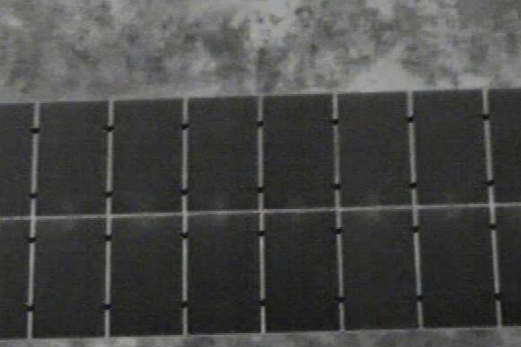
#> input picture christian/Img/Panels.png, 521 x 347 px
$ python Panels_Canny.py
#> lines starting #> are read from the running program, lines starting #| are printed output that depends on the picture; after the words box and inside, x2 and y2 are one past the last pixel; in counts of white or black regions, pixels touching at a corner belong together
import cv2
import numpy as np
import matplotlib.pyplot as plt


image = cv2.imread('./Img/Panels.png', cv2.IMREAD_GRAYSCALE)
#> image: shape (347, 521); min 0, max 167, mean 71.1
threshold, binary_image = cv2.threshold(image, 0, 255, cv2.THRESH_BINARY_INV + cv2.THRESH_OTSU)
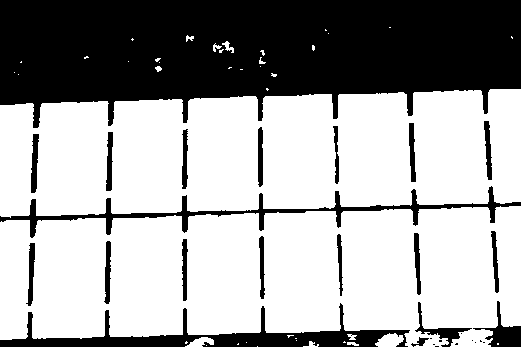
#> binary_image: shape (347, 521); 64.5% white; 30 black regions (10 under 20 px), largest, box (x1, y1, x2, y2) and area: (0, 0, 521, 128) 50969, (0, 303, 410, 347) 4963, (0, 186, 521, 238) 3173
#> threshold = 80
print(threshold)
#| 80.0
threshold = 150
edges = cv2.Canny(image, threshold/2, threshold, apertureSize=3, L2gradient = True) #canny algorithm per i bordi, lw threshold + up threshold
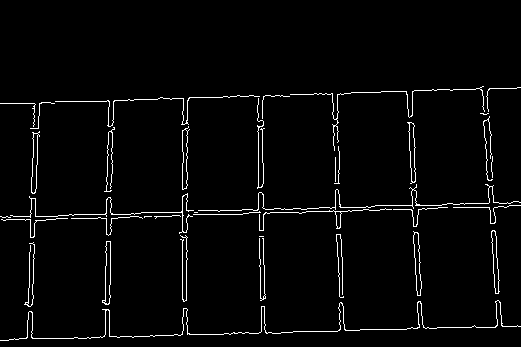
#> edges: shape (347, 521); 2.9% white in thin lines or dots, all inside (x1, y1, x2, y2) = (0, 86, 521, 341)

struct_elem = np.ones((3, 3), np.uint8)
#opening_image = cv2.morphologyEx(edges, cv2.MORPH_OPEN, struct_elem)
erode_image = cv2.dilate(edges, struct_elem, iterations=1)
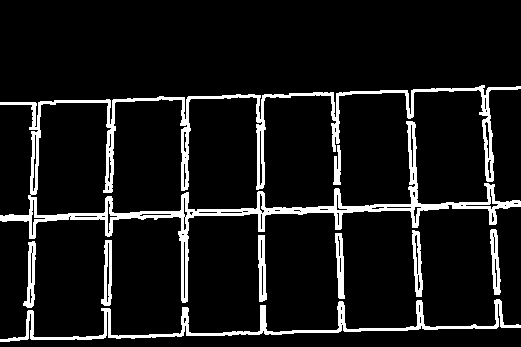
#> erode_image: shape (347, 521); 9.1% white; 9 white regions, largest, box (x1, y1, x2, y2) and area: (0, 85, 521, 303) 10895, (0, 299, 521, 342) 2842, (23, 241, 36, 308) 441

num_labels, labels = cv2.connectedComponents(erode_image)
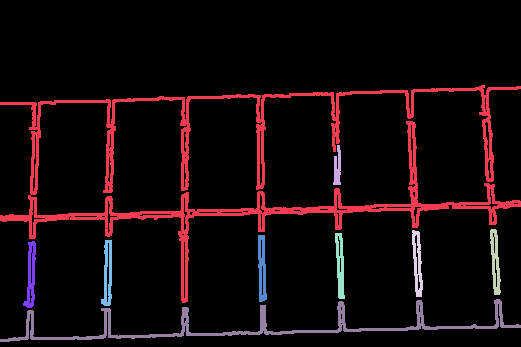
#> labels: shape (347, 521) int32; 10 distinct labels, from 0 to 9; one colour per label, 0 black
#> num_labels = 10
output_image = cv2.cvtColor(image, cv2.COLOR_GRAY2BGR)
for label in range(1, num_labels):
    component_mask = (labels == label).astype(np.uint8) * 255
    contours, _ = cv2.findContours(component_mask, cv2.RETR_EXTERNAL, cv2.CHAIN_APPROX_SIMPLE)
    x, y, w, h = cv2.boundingRect(contours[0])
    cv2.rectangle(output_image, (x, y), (x + w, y + h), (0, 0, 255), 3)
#> this loop made 9 passes
#> (x, y, w, h) on passes 1 to 9: (0, 85, 521, 218), (333, 145, 8, 40), (490, 229, 11, 66), (412, 230, 11, 67), (335, 233, 10, 66), (258, 235, 9, 67), (23, 241, 13, 67), (101, 240, 11, 66), (0, 299, 521, 43)
#> pass 1, `component_mask = (labels == label).astype(np.uint8) * 255`:
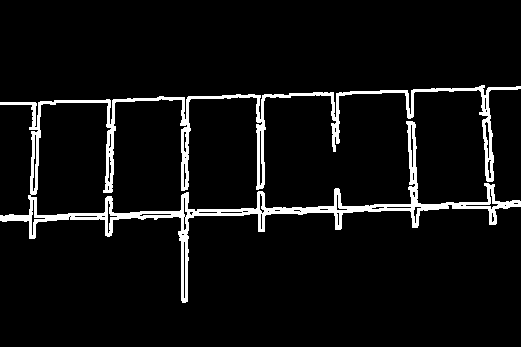
#> component_mask: shape (347, 521); 6% white; 1 white region, box (x1, y1, x2, y2) and area: (0, 85, 521, 303) 10895
#> after the loop:
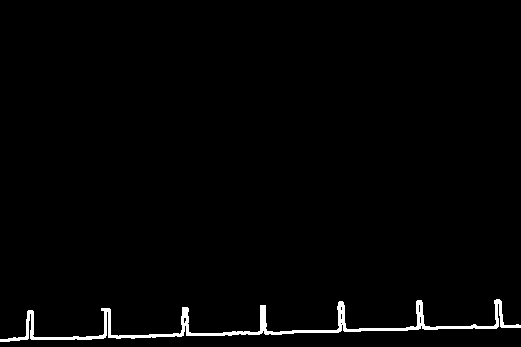
#> component_mask: shape (347, 521); 1.6% white; 1 white region, box (x1, y1, x2, y2) and area: (0, 299, 521, 342) 2842
#> after the loop:
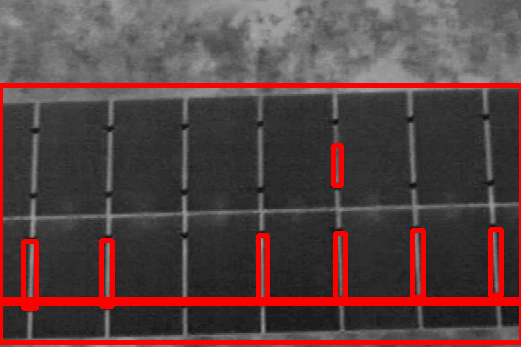
#> output_image: shape (347, 521, 3); mean B, G, R 65.3, 65.3, 87.5


cv2.imshow("Panels", image)
cv2.imshow("Panels edges", edges)
cv2.imshow("Erode_image", erode_image)
cv2.imshow("Output_image", output_image)


cv2.waitKey(0)
cv2.destroyAllWindows()
